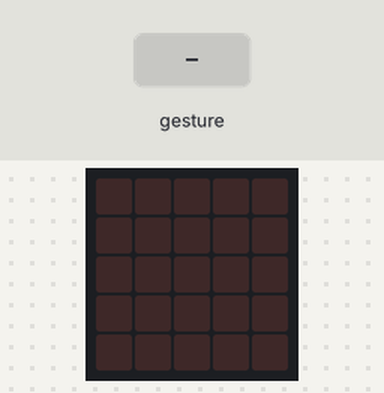
The program below on a simulated BBC micro:bit running MicroPython. Parts: the board's 5×5 LED display. The inputs (shaded band) are chosen by the test bench. Random numbers come from a fixed seed; a tilt is held for 1.5 s and a shake lasts 1 s, then the board lies face up again.

Above: at 1.2 s.
1.3 s: gesture 'shake'
At 2.0 s:
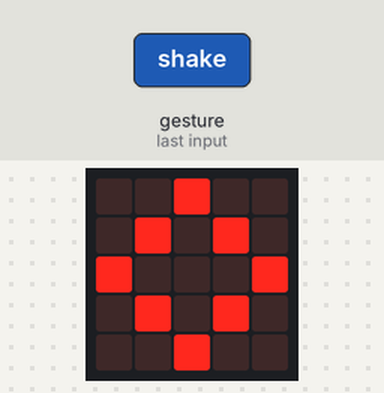
3.0 s: gesture 'shake'
At 4.3 s:
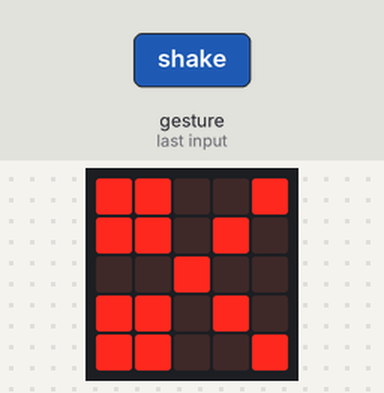
Timing chart, 0 to 6.0 s (numbered marks = the images above; inputs shaded):
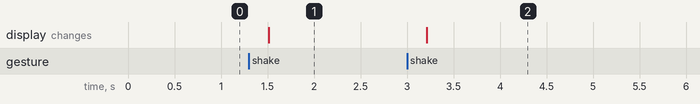

Measured:
- after the input at 1.3 s, the display: changes after 0.22 s (image 1)
- after the input at 3.0 s, the display: changes after 0.21 s (image 2)

The program:

main.py
```python
from microbit import *
import random

escolha = 0

while True:
    if accelerometer.was_gesture("shake"):
        escolha = random.randint(1, 3)
        if escolha == 1:
            display.show(Image.DIAMOND)
        elif escolha == 2:
            display.show(Image.SQUARE)
        else:
            display.show(Image.SCISSORS)
    sleep(20)
```
